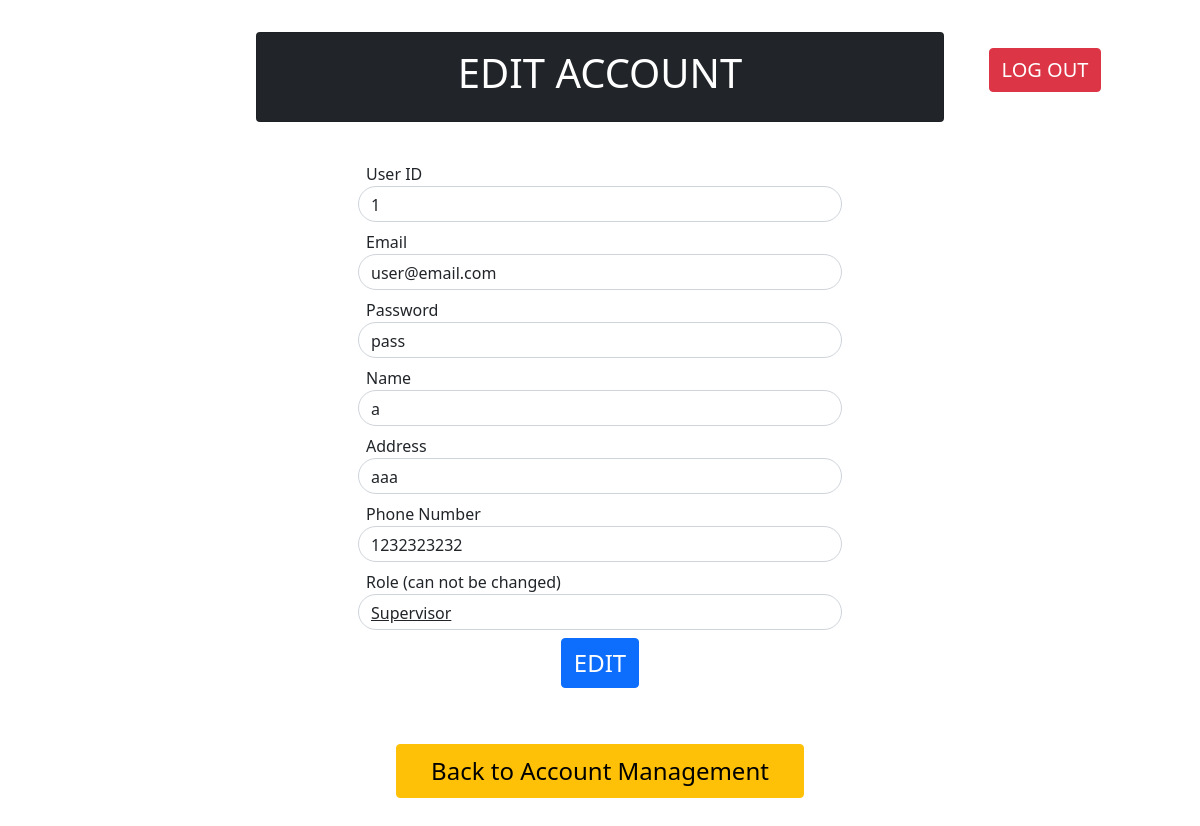
/editAccount/1/ (signed in), run on an earlier commit of the app's database.
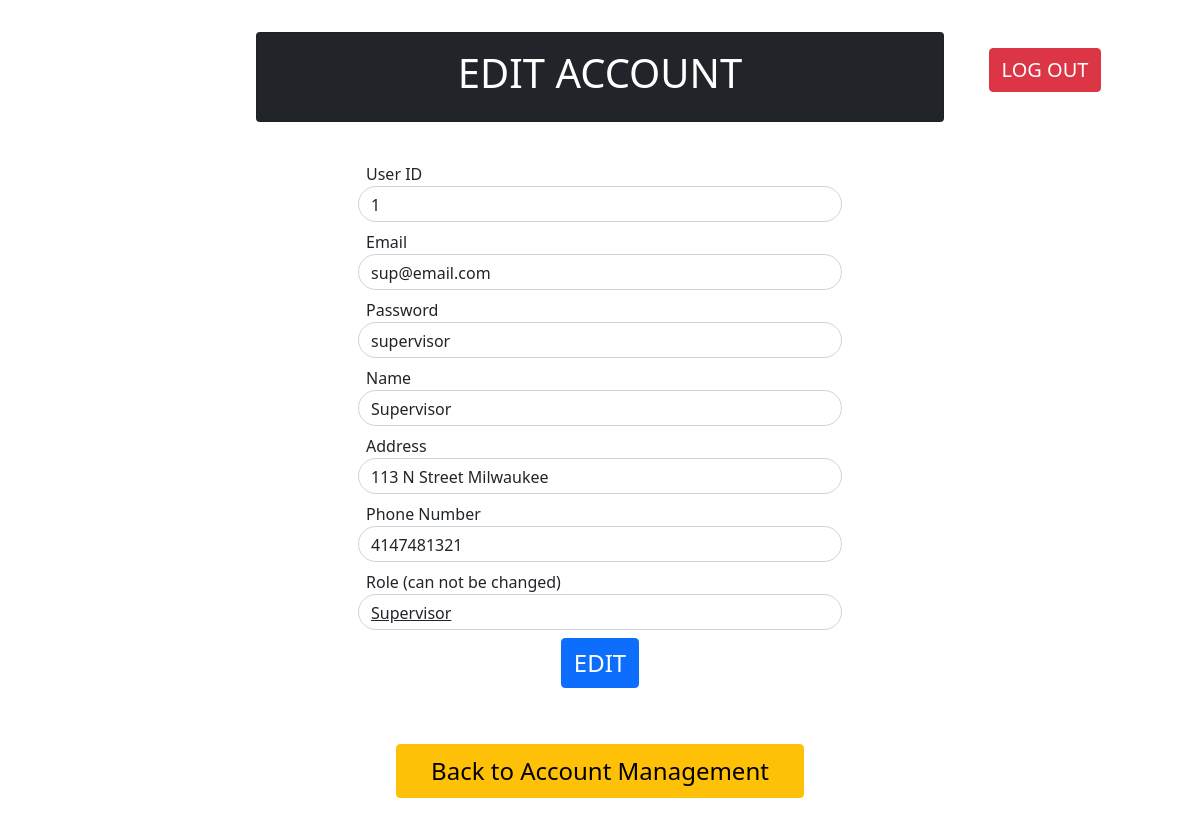
And on a later commit of the database.
### proj_app/models.py (models this page shows)
class MyUserModel(models.Model):
    user_id = models.AutoField(primary_key=True)
    name = models.CharField(max_length=50)
    email = models.CharField(max_length=100)
    password = models.CharField(max_length=20)
    address = models.CharField(max_length=100)
    phone_number = models.CharField(max_length=12)
    role = models.IntegerField()

### proj_app/views.py (the view, shortened to what this page needs)
# urls.py: path('editAccount/<int:id>/', EditAccount.as_view()),
class EditAccount(View):
    def get(self, request, id):
        print(str(id))
        driver = Driver(request.session["currentUser"])
        account = driver.accountList[MyUserModel.objects.get(user_id=id).email]  # getting the account by user id
        verify = ["", "", "", "", "", "", ""]
        roleStr = ""
        role = MyUserModel.objects.get(user_id=id).role  # getting the role
        request.session['editRole'] = role
        if(role == 0):
            roleStr = "Supervisor"
        elif(role == 1):
            roleStr = "Instructor"
        elif(role == 2):
            roleStr = "TA"
        request.session['editRoleString'] = roleStr   # putting blank role
        values = {
            'id': account.getID(),
            'email': account.getEmail(),
            'password': account.getPassword(),
            'name': account.getName(),
            'address': account.getAddress(),
            'phoneNum': account.getPhoneNum(),
            'role': roleStr,
            'v_id': verify[0],
            'v_email': verify[1],
            'v_password': verify[2],
            'v_name': verify[3],
            'v_address': verify[4],
            'v_phoneNum': verify[5],
        }
        return render(request, "mainTemplates/editAccountPage.html", values)

### classes/Driver.py (called while the page is built)
    def fillCourses(self):
        things = list(CourseModel.objects.all())
        for entry in things:
            print(entry.name)
            self.courseList[entry.course_id] = Course(entry.course_id, entry.name)
            if(entry.assigned_instructor is not None):
                self.courseList[entry.course_id].assignInstructor(entry.assigned_instructor)
            if (entry.assigned_tas is not None):
                self.courseList[entry.course_id].assignTA(list(entry.assigned_tas.all()))

    def fillAccounts(self):
        things = list(MyUserModel.objects.all())
        for entry in things:
            print(entry.email)
            if (entry.role == 0):
                self.accountList[entry.email] = (Supervisor(entry.user_id, entry.email, entry.password, entry.name, entry.address, entry.phone_number))
            elif (entry.role == 1):
                self.accountList[entry.email] = (Instructor(entry.user_id, entry.email, entry.password, entry.name, entry.address, entry.phone_number))
            elif (entry.role == 2):
                self.accountList[entry.email] = (TA(entry.user_id, entry.email, entry.password, entry.name, entry.address, entry.phone_number))

### templates/mainTemplates/editAccountPage.html (shortened to what this page needs)
{% extends "base.html" %}
{% block content %}
<div class="container">
        <div class="row m-4">
            <div class="col-2"></div>
            <div class="col-8">
                <div class="card text-white bg-dark text-center my-2 py-3">
                    <h1>EDIT ACCOUNT</h1>
                </div>
            </div>
            <div class="col-2 text-center">
                <a href = '/' type="button" class="btn btn-danger my-4" style="font-size: 20px">LOG OUT</a>
            </div>
        </div>
    </div>
    <div class="row">
        <form method="post">
            <div class="container col-5 p-2">
                <label style="font-size: 16px" for="id" class="px-2">User ID
                </label>
                <input style="border-radius: 45px" type="text" name="id" class="form-control mb-2 pb-1" value="{{ id }}">
                <label style="font-size: 16px" for="email" class="px-2">Email
                </label>
                <input style="border-radius: 45px" type="text" name="email" class="form-control mb-2 pb-1" value="{{ email }}">
                <label style="font-size: 16px" for="password" class="px-2">Password
                </label>
                <input style="border-radius: 45px" type="text" name="password" class="form-control mb-2 pb-1" value="{{ password }}">
                <label style="font-size: 16px" for="name" class="px-2">Name
                </label>
                <input style="border-radius: 45px" type="text" name="name" class="form-control mb-2 pb-1" value="{{ name }}">
                <label style="font-size: 16px" for="address" class="px-2">Address
                </label>
                <input style="border-radius: 45px" type="text" name="address" class="form-control mb-2 pb-1" value="{{ address }}">
                <label style="font-size: 16px" for="phoneNum" class="px-2">Phone Number
                </label>
                <input style="border-radius: 45px" type="text" name="phoneNum" class="form-control mb-2 pb-1" value="{{ phoneNum }}" >
                <label style="font-size: 16px" for="role" class="px-2">Role (can not be changed) </label>
                <a style="border-radius: 45px" class="form-control mb-2 pb-1">
                    {{ role }}
                </a>
                <div class="text-center">
                    <input style="font-size: 24px" type="submit" value="EDIT" class="btn btn-primary">
                </div>
            </div>
        </form>
        <div class="container">
        <div class="row">
            <div class="col-3"></div>
                <a href = '/accounts/' type="button" class="btn btn-warning col-4 mx-auto my-5 py-2" style="font-size: 24px">Back to Account Management</a>
            <div class="col-3"></div>
        </div>
    </div>
    </div>
{% endblock %}

What changed in the data, as far as the page shows it:
changed MyUserModel: email "user@email.com" → "sup@email.com"; password "pass" → "supervisor"; name (not shown) → "Supervisor"; address "aaa" → "113 N Street Milwaukee"; phoneNum "1232323232" → "4147481321"
Also different on the page:
form field name: "a" → (not shown)
